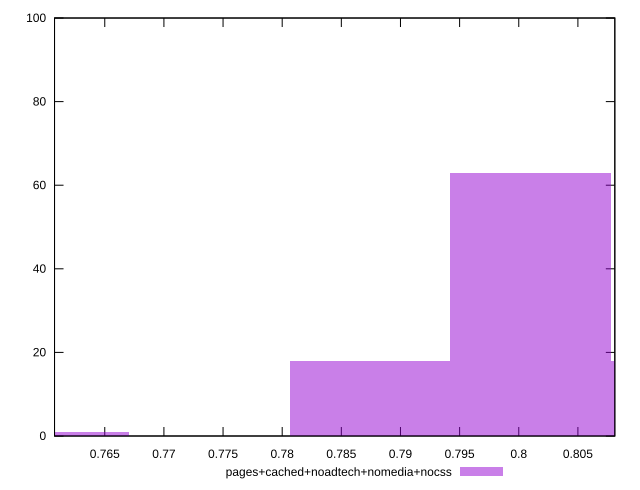

This chart was generated by the following gnuplot code:
reset

$pagesCachedNoadtechNomediaNocss <<EOF
0.7602851460256868 1
0.7874381869551755 18
0.80101470741992 63
0.8145912278846643 18
EOF

set key outside below
set boxwidth 0.013576520464744406
set xrange [0.7607531824656992:0.8081213946899483]
set yrange [0:100]
set trange [0:100]
set style fill transparent solid 0.5 noborder
set terminal svg size 640, 490 enhanced background rgb 'white'
set output "report_0_00242021-02-20T12:25:28.543Z/meta/pScore/comparison/histogram/4_vs_5.svg"

plot $pagesCachedNoadtechNomediaNocss title "pages+cached+noadtech+nomedia+nocss" with boxes

reset
